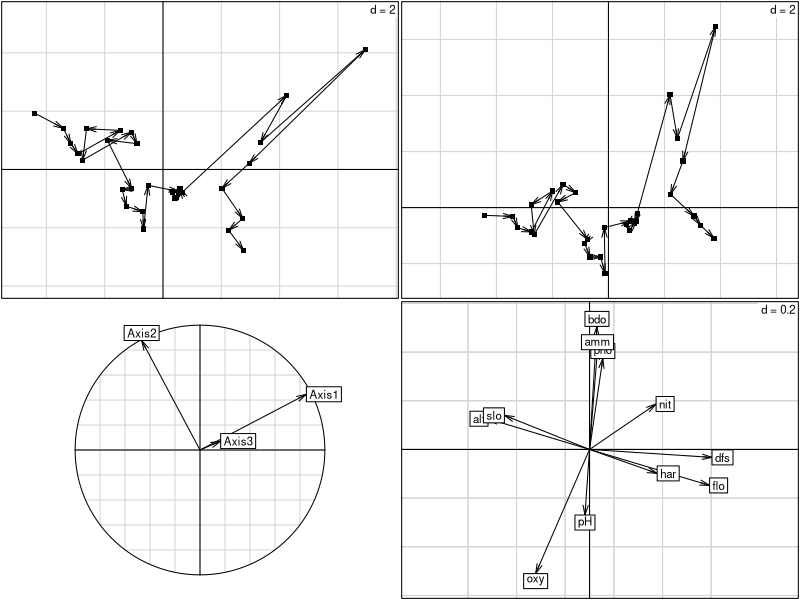
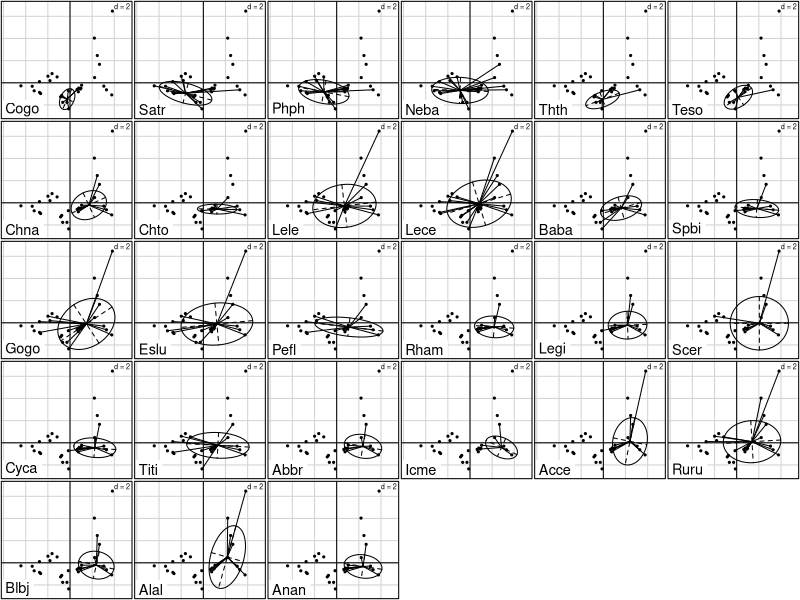
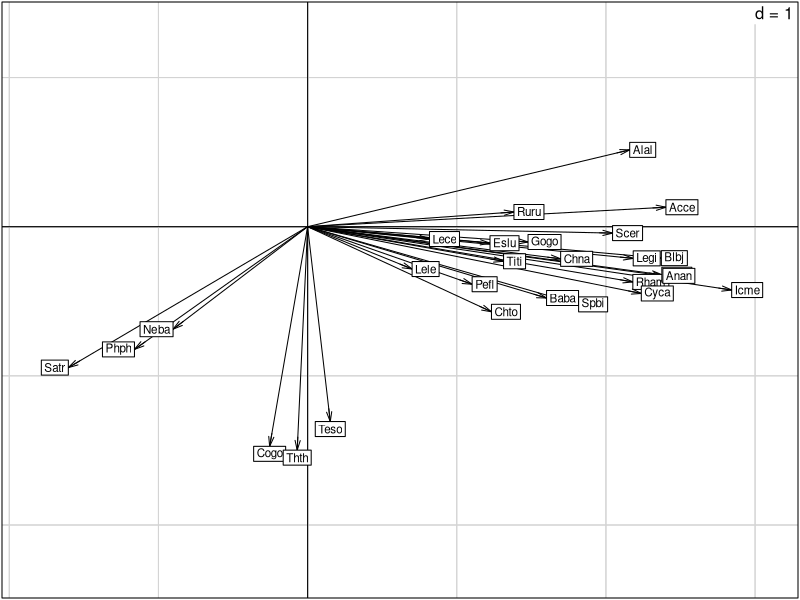
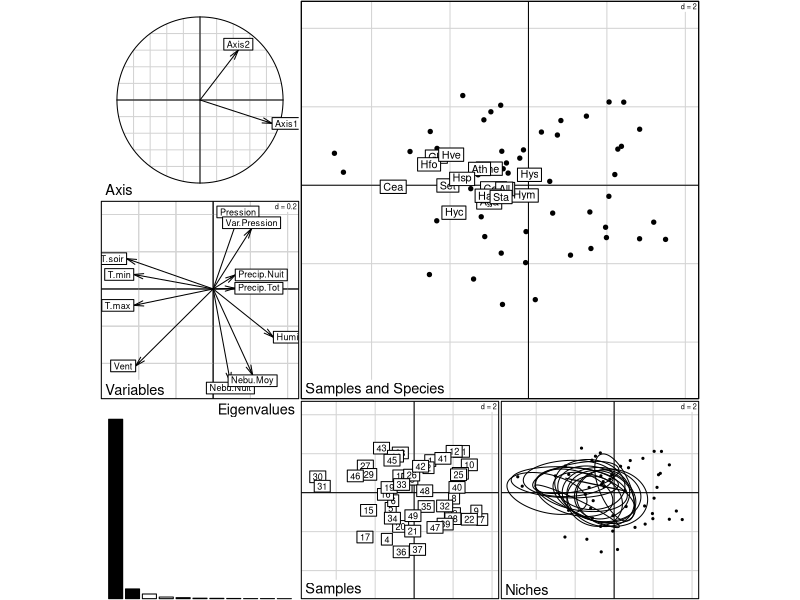
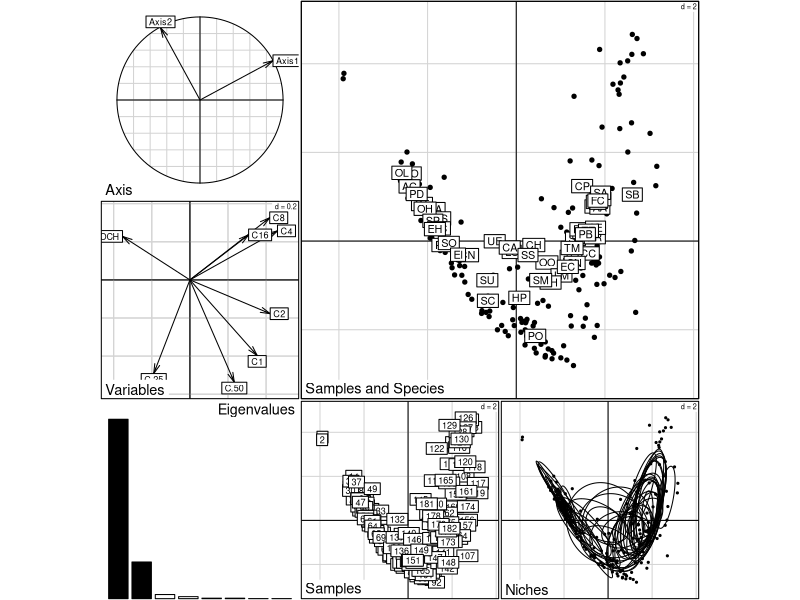

The R script that drew these images, in order:
library(ade4)


### Name: niche
### Title: Method to Analyse a pair of tables : Environmental and Faunistic
###   Data
### Aliases: niche plot.niche print.niche niche.param rtest.niche
### Keywords: multivariate

### ** Examples

data(doubs)
dudi1 <- dudi.pca(doubs$env, scale = TRUE, scan = FALSE, nf = 3)
nic1 <- niche(dudi1, doubs$fish, scann = FALSE)

if(adegraphicsLoaded()) {
  g1 <- s.traject(dudi1$li, plab.cex = 0, plot = FALSE)
  g2 <- s.traject(nic1$ls, plab.cex = 0, plot = FALSE)
  g3 <- s.corcircle(nic1$as, plot = FALSE)
  g4 <- s.arrow(nic1$c1, plot = FALSE)
  G1 <- ADEgS(list(g1, g2, g3, g4), layout = c(2, 2))
  
  glist <- list()
  for(i in 1:ncol(doubs$fish))
    glist[[i]] <- s.distri(nic1$ls, dfdistri = doubs$fish[, i], psub.text = names(doubs$fish)[i], 
      plot = FALSE, storeData = TRUE)
  G2 <- ADEgS(glist, layout = c(5, 6))
  
  G3 <- s.arrow(nic1$li, plab.cex = 0.7)  
    
} else {
  par(mfrow = c(2, 2))
  s.traject(dudi1$li, clab = 0)
  s.traject(nic1$ls, clab = 0)
  s.corcircle(nic1$as)
  s.arrow(nic1$c1)

  par(mfrow = c(5, 6))
  for (i in 1:27) s.distri(nic1$ls, as.data.frame(doubs$fish[,i]),
    csub = 2, sub = names(doubs$fish)[i])
    
  par(mfrow = c(1, 1))
  s.arrow(nic1$li, clab = 0.7)

}

data(trichometeo)
pca1 <- dudi.pca(trichometeo$meteo, scan = FALSE)
nic1 <- niche(pca1, log(trichometeo$fau + 1), scan = FALSE)
plot(nic1)
niche.param(nic1)
rtest(nic1,19)

data(rpjdl)
plot(niche(dudi.pca(rpjdl$mil, scan = FALSE), rpjdl$fau, scan = FALSE))
